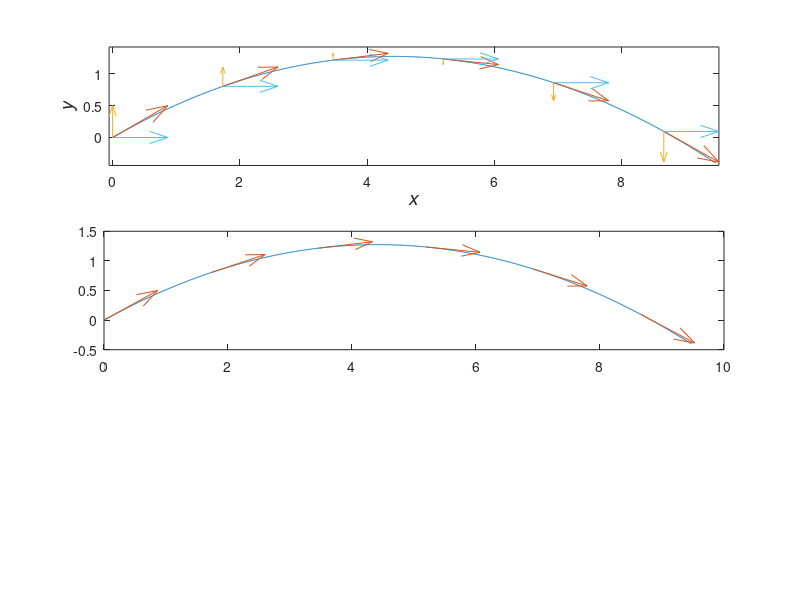

Write the MATLAB code that produced this figure. (Note: this script raises an error after producing the figure.)
kat = deg2rad(30)
g = 9.81
t = 0:0.001:1.094
v0 = 10
v0x = v0 .* cos(kat)
v0y = v0 .* sin(kat)
vx = linspace(v0x, v0x, 1095)
vy = (v0 .* sin(kat)) - (g .* t)
vy2 = linspace(0,0,1095)
vx2 = linspace(0,0,1095)
x = v0x .* t
y = (v0y .* t) - (g ./ 2) .* t .^ 2
speed = sqrt(vx(1:200:1095) .^ 2 + vy(1:200:1095) .^ 2)
speed2 = strtrim(cellstr(num2str(speed'))')
speed3 = sqrt(vx(1:50:1095) .^ 2 + vy(1:50:1095) .^ 2)

subplot(3,1,1)
plot(x,y)
hold on
quiver(x(1:200:1095), y(1:200:1095), (vx(1:200:1095))./10, (vy(1:200:1095))./10, 0)
quiver(x(1:200:1095), y(1:200:1095), (vx(1:200:1095))./10, vy2(1:200:1095)./10, 0)
quiver(x(1:200:1095), y(1:200:1095), (vx2(1:200:1095))./10, vy(1:200:1095)./10, 0)
xlabel('\it{x}','FontSize', 14)
ylabel('\it{y}','FontSize', 14)
axis equal
hold off
subplot(3,1,2)
plot(x,y)
hold on
quiver(x(1:200:1095), y(1:200:1095), (vx(1:200:1095))./10, (vy(1:200:1095))./10, 0)
text(x(1:200:1095), y(1:200:1095), speed(1:6) + "m/s" )
xlabel('\it{x}','FontSize', 14)
ylabel('\it{y}','FontSize', 14)
axis equal
hold off
subplot(3,1,3)
plot(t(1:50:1095),speed3)
xlim(0:1.094)
